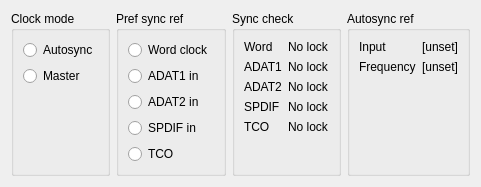
        <widget class="QFrame" name="frame_2">
         <property name="frameShape">
          <enum>QFrame::NoFrame</enum>
         </property>
         <property name="frameShadow">
          <enum>QFrame::Raised</enum>
         </property>
         <layout class="QHBoxLayout" name="horizontalLayout">
          <item>
           <widget class="QGroupBox" name="clock_mode_group">
            <property name="title">
             <string>Clock mode</string>
            </property>
            <layout class="QVBoxLayout" name="verticalLayout_3">
             <item>
              <widget class="QRadioButton" name="clock_mode_autosync">
               <property name="text">
                <string>Autosync</string>
               </property>
              </widget>
             </item>
             <item>
              <widget class="QRadioButton" name="clock_mode_master">
               <property name="text">
                <string>Master</string>
               </property>
              </widget>
             </item>
             <item>
              <spacer name="verticalSpacer_2">
               <property name="orientation">
                <enum>Qt::Vertical</enum>
               </property>
               <property name="sizeHint" stdset="0">
                <size>
                 <width>20</width>
                 <height>40</height>
                </size>
               </property>
              </spacer>
             </item>
            </layout>
           </widget>
          </item>
          <item>
           <widget class="QGroupBox" name="sync_ref_group">
            <property name="title">
             <string>Pref sync ref</string>
            </property>
            <layout class="QVBoxLayout" name="verticalLayout_4">
             <item>
              <widget class="QRadioButton" name="sync_ref_wordclk">
               <property name="text">
                <string>Word clock</string>
               </property>
              </widget>
             </item>
             <item>
              <widget class="QRadioButton" name="sync_ref_adat1">
               <property name="text">
                <string>ADAT1 in</string>
               </property>
              </widget>
             </item>
             <item>
              <widget class="QRadioButton" name="sync_ref_adat2">
               <property name="text">
                <string>ADAT2 in</string>
               </property>
              </widget>
             </item>
             <item>
              <widget class="QRadioButton" name="sync_ref_spdif">
               <property name="text">
                <string>SPDIF in</string>
               </property>
              </widget>
             </item>
             <item>
              <widget class="QRadioButton" name="sync_ref_tco">
               <property name="text">
                <string>TCO</string>
               </property>
              </widget>
             </item>
             <item>
              <spacer name="verticalSpacer_15">
               <property name="orientation">
                <enum>Qt::Vertical</enum>
               </property>
               <property name="sizeHint" stdset="0">
                <size>
                 <width>20</width>
                 <height>0</height>
                </size>
               </property>
              </spacer>
             </item>
            </layout>
           </widget>
          </item>
          <item>
           <widget class="QGroupBox" name="sync_check_group">
            <property name="title">
             <string>Sync check</string>
            </property>
            <layout class="QGridLayout" name="gridLayout_2">
             <item row="0" column="0">
              <widget class="QLabel" name="label_5">
               <property name="text">
                <string>Word</string>
               </property>
              </widget>
             </item>
             <item row="0" column="1">
              <widget class="QLabel" name="sync_check_wclk_status">
               <property name="text">
                <string>No lock</string>
               </property>
              </widget>
             </item>
             <item row="1" column="0">
              <widget class="QLabel" name="label_7">
               <property name="text">
                <string>ADAT1</string>
               </property>
              </widget>
             </item>
             <item row="1" column="1">
              <widget class="QLabel" name="sync_check_adat1_status">
               <property name="text">
                <string>No lock</string>
               </property>
              </widget>
             </item>
             <item row="2" column="0">
              <widget class="QLabel" name="sync_check_adat2_label">
               <property name="text">
                <string>ADAT2</string>
               </property>
              </widget>
             </item>
             <item row="2" column="1">
              <widget class="QLabel" name="sync_check_adat2_status">
               <property name="text">
                <string>No lock</string>
               </property>
              </widget>
             </item>
             <item row="3" column="0">
              <widget class="QLabel" name="label_11">
               <property name="text">
                <string>SPDIF</string>
               </property>
              </widget>
             </item>
             <item row="3" column="1">
              <widget class="QLabel" name="sync_check_spdif_status">
               <property name="text">
                <string>No lock</string>
               </property>
              </widget>
             </item>
             <item row="4" column="0">
              <widget class="QLabel" name="sync_check_tco_label">
               <property name="text">
                <string>TCO</string>
               </property>
              </widget>
             </item>
             <item row="4" column="1">
              <widget class="QLabel" name="sync_check_tco_status">
               <property name="text">
                <string>No lock</string>
               </property>
              </widget>
             </item>
             <item row="5" column="0">
              <spacer name="verticalSpacer_16">
               <property name="orientation">
                <enum>Qt::Vertical</enum>
               </property>
               <property name="sizeHint" stdset="0">
                <size>
                 <width>20</width>
                 <height>0</height>
                </size>
               </property>
              </spacer>
             </item>
            </layout>
           </widget>
          </item>
          <item>
           <widget class="QGroupBox" name="autosync_ref_group">
            <property name="title">
             <string>Autosync ref</string>
            </property>
            <layout class="QGridLayout" name="gridLayout">
             <item row="0" column="0">
              <widget class="QLabel" name="label">
               <property name="text">
                <string>Input</string>
               </property>
              </widget>
             </item>
             <item row="0" column="1">
              <widget class="QLabel" name="autosync_src">
               <property name="text">
                <string>[unset]</string>
               </property>
              </widget>
             </item>
             <item row="1" column="0">
              <widget class="QLabel" name="label_3">
               <property name="text">
                <string>Frequency</string>
               </property>
              </widget>
             </item>
             <item row="1" column="1">
              <widget class="QLabel" name="autosync_freq">
               <property name="text">
                <string>[unset]</string>
               </property>
              </widget>
             </item>
             <item row="2" column="0">
              <spacer name="verticalSpacer">
               <property name="orientation">
                <enum>Qt::Vertical</enum>
               </property>
               <property name="sizeHint" stdset="0">
                <size>
                 <width>20</width>
                 <height>40</height>
                </size>
               </property>
              </spacer>
             </item>
            </layout>
           </widget>
          </item>
         </layout>
        </widget>
